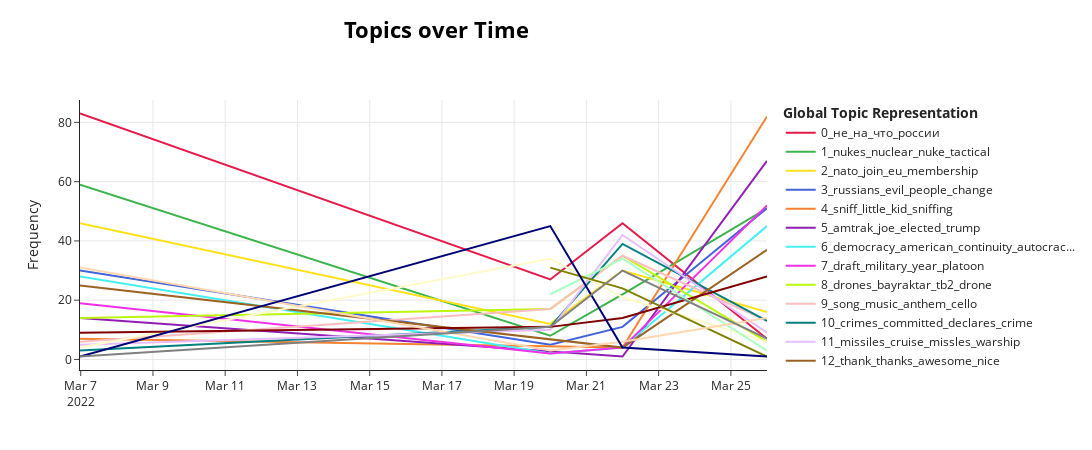

Write notebook code for a chart like this one.
### Code cell
# Topics over time
topics_over_time = topic_model.topics_over_time(docs, dates, nr_bins=20)
#topic_model.visualize_topics_over_time(topics_over_time, top_n_topics=20)

visualize_topics_over_time(topic_model, topics_over_time, top_n_topics=20)




# Visualize topics over time with the updated colors
#visualize_topics_over_time(model, topics_over_time)

### Figure 1 — Plotly figure (JSON) as saved in the notebook; plotly's stock layout.template omitted (floating-point values rounded to 4 significant figures)
{"data": [{"hoverinfo": "text", "hovertext": ["<b>Topic 0</b><br>Words: не, на, це, что, що", "<b>Topic 0</b><br>Words: та, що, не, полная, района", "<b>Topic 0</b><br>Words: россии, украину, февраля, вторжения, хроники", "<b>Topic 0</b><br>Words: так, di, stati, uniti, avversario"], "marker": {"color": "#e6194b"}, "mode": "lines", "name": "0_не_на_что_россии", "type": "scatter", "x": ["2022-03-06T23:31:12", "2022-03-20T00:00:00", "2022-03-22T00:00:00", "2022-03-26T00:00:00"], "y": [83, 27, 46, 7]}, {"hoverinfo": "text", "hovertext": ["<b>Topic 1</b><br>Words: nukes, nuclear, nuke, tactical, use", "<b>Topic 1</b><br>Words: tu, nuclear, submarine, icbm, 31", "<b>Topic 1</b><br>Words: nuclear, dystopia, alert, nukes, use", "<b>Topic 1</b><br>Words: nukes, nuclear, nuke, use, tactical"], "marker": {"color": "#3cb44b"}, "mode": "lines", "name": "1_nukes_nuclear_nuke_tactical", "type": "scatter", "x": ["2022-03-06T23:31:12", "2022-03-20T00:00:00", "2022-03-22T00:00:00", "2022-03-26T00:00:00"], "y": [59, 8, 22, 51]}, {"hoverinfo": "text", "hovertext": ["<b>Topic 2</b><br>Words: nato, join, eu, membership, members", "<b>Topic 2</b><br>Words: nato, formed, european, pleads, systematically", "<b>Topic 2</b><br>Words: nato, stoltenberg, chemical, nuclear, guest", "<b>Topic 2</b><br>Words: nato, countries, supreme, threat, idea"], "marker": {"color": "#ffe119"}, "mode": "lines", "name": "2_nato_join_eu_membership", "type": "scatter", "x": ["2022-03-06T23:31:12", "2022-03-20T00:00:00", "2022-03-22T00:00:00", "2022-03-26T00:00:00"], "y": [46, 12, 30, 16]}, {"hoverinfo": "text", "hovertext": ["<b>Topic 3</b><br>Words: russians, evil, boot, ppl, justify", "<b>Topic 3</b><br>Words: rashist, totalitarian, ml, orwellian, stalinist", "<b>Topic 3</b><br>Words: evil, panic, russians, proverb, starting", "<b>Topic 3</b><br>Words: russians, change, hate, people, behavior"], "marker": {"color": "#4363d8"}, "mode": "lines", "name": "3_russians_evil_people_change", "type": "scatter", "x": ["2022-03-06T23:31:12", "2022-03-20T00:00:00", "2022-03-22T00:00:00", "2022-03-26T00:00:00"], "y": [30, 5, 11, 51]}, {"hoverinfo": "text", "hovertext": ["<b>Topic 4</b><br>Words: practicing, sophomore, toastmasters, daughters, suit", "<b>Topic 4</b><br>Words: brown, potter, jesse, alfie, harry", "<b>Topic 4</b><br>Words: sniff, little, kid, sniffing, joe"], "marker": {"color": "#f58231"}, "mode": "lines", "name": "4_sniff_little_kid_sniffing", "type": "scatter", "x": ["2022-03-06T23:31:12", "2022-03-22T00:00:00", "2022-03-26T00:00:00"], "y": [7, 4, 82]}, {"hoverinfo": "text", "hovertext": ["<b>Topic 5</b><br>Words: cruz, mistakes, fell, cancun, miscalculate", "<b>Topic 5</b><br>Words: detsch, jack, twitter, amtrak, joe", "<b>Topic 5</b><br>Words: amtrak, joe, elected, president, senator"], "marker": {"color": "#911eb4"}, "mode": "lines", "name": "5_amtrak_joe_elected_trump", "type": "scatter", "x": ["2022-03-06T23:31:12", "2022-03-22T00:00:00", "2022-03-26T00:00:00"], "y": [14, 1, 67]}, {"hoverinfo": "text", "hovertext": ["<b>Topic 6</b><br>Words: american, overthrow, louder, plan, neutrality", "<b>Topic 6</b><br>Words: iran, sub, invaded, america, does", "<b>Topic 6</b><br>Words: expulsions, buttom, relativity, exchanges, phrase", "<b>Topic 6</b><br>Words: democracy, continuity, autocracy, minority, american"], "marker": {"color": "#46f0f0"}, "mode": "lines", "name": "6_democracy_american_continuity_autocrac...", "type": "scatter", "x": ["2022-03-06T23:31:12", "2022-03-20T00:00:00", "2022-03-22T00:00:00", "2022-03-26T00:00:00"], "y": [28, 2, 4, 45]}, {"hoverinfo": "text", "hovertext": ["<b>Topic 7</b><br>Words: 18y, training, toe, advice, serving", "<b>Topic 7</b><br>Words: lhr, concerning, 65, conscription, development", "<b>Topic 7</b><br>Words: armys, roles, aged, combat, 60", "<b>Topic 7</b><br>Words: draft, year, military, platoon, conservatives"], "marker": {"color": "#f032e6"}, "mode": "lines", "name": "7_draft_military_year_platoon", "type": "scatter", "x": ["2022-03-06T23:31:12", "2022-03-20T00:00:00", "2022-03-22T00:00:00", "2022-03-26T00:00:00"], "y": [19, 2, 4, 52]}, {"hoverinfo": "text", "hovertext": ["<b>Topic 8</b><br>Words: drones, celebrate, bayraktar, yemen, drone", "<b>Topic 8</b><br>Words: drones, drone, artillery, bayraktar, uavs", "<b>Topic 8</b><br>Words: bayraktar, tb2, drones, drone, artillery", "<b>Topic 8</b><br>Words: ram, drones, drone, bayraktar, artillery"], "marker": {"color": "#bcf60c"}, "mode": "lines", "name": "8_drones_bayraktar_tb2_drone", "type": "scatter", "x": ["2022-03-06T23:31:12", "2022-03-20T00:00:00", "2022-03-22T00:00:00", "2022-03-26T00:00:00"], "y": [14, 17, 35, 6]}, {"hoverinfo": "text", "hovertext": ["<b>Topic 9</b><br>Words: cossacks, song, music, anthem, alert", "<b>Topic 9</b><br>Words: song, alabama, anthem, recorded, jamala", "<b>Topic 9</b><br>Words: song, cello, anthem, plays, souls", "<b>Topic 9</b><br>Words: music, song, lyrics, singing, band"], "marker": {"color": "#fabebe"}, "mode": "lines", "name": "9_song_music_anthem_cello", "type": "scatter", "x": ["2022-03-06T23:31:12", "2022-03-20T00:00:00", "2022-03-22T00:00:00", "2022-03-26T00:00:00"], "y": [6, 17, 35, 13]}, {"hoverinfo": "text", "hovertext": ["<b>Topic 10</b><br>Words: crimes, reflect, taboo, mocking, criminals", "<b>Topic 10</b><br>Words: crimes, johnson, dmytro, committed, camps", "<b>Topic 10</b><br>Words: crimes, committed, declares, formally, department", "<b>Topic 10</b><br>Words: crimes, committed, crime, murder, cross"], "marker": {"color": "#008080"}, "mode": "lines", "name": "10_crimes_committed_declares_crime", "type": "scatter", "x": ["2022-03-06T23:31:12", "2022-03-20T00:00:00", "2022-03-22T00:00:00", "2022-03-26T00:00:00"], "y": [3, 11, 39, 13]}, {"hoverinfo": "text", "hovertext": ["<b>Topic 11</b><br>Words: missles, missiles, carriers, radar, cruise", "<b>Topic 11</b><br>Words: hypersonic, warships, failing, kinzhal, coastline", "<b>Topic 11</b><br>Words: missiles, missles, cruise, warship, launching", "<b>Topic 11</b><br>Words: subs, cruise, missiles, flu, shots"], "marker": {"color": "#e6beff"}, "mode": "lines", "name": "11_missiles_cruise_missles_warship", "type": "scatter", "x": ["2022-03-06T23:31:12", "2022-03-20T00:00:00", "2022-03-22T00:00:00", "2022-03-26T00:00:00"], "y": [5, 10, 42, 9]}, {"hoverinfo": "text", "hovertext": ["<b>Topic 12</b><br>Words: thank, thanks, awesome, remindme, tysm", "<b>Topic 12</b><br>Words: share, story, love, thank, thanks", "<b>Topic 12</b><br>Words: thank, awesome, thanks, thx, nice"], "marker": {"color": "#9a6324"}, "mode": "lines", "name": "12_thank_thanks_awesome_nice", "type": "scatter", "x": ["2022-03-06T23:31:12", "2022-03-22T00:00:00", "2022-03-26T00:00:00"], "y": [25, 4, 37]}, {"hoverinfo": "text", "hovertext": ["<b>Topic 13</b><br>Words: million, rookie, half, 000, police", "<b>Topic 13</b><br>Words: tabloid, 861, komsomolskaya, 153, pravda", "<b>Topic 13</b><br>Words: 000, 16, killed, 861, wounded", "<b>Topic 13</b><br>Words: elites, 000, tabloid, 861, comparatively"], "marker": {"color": "#fffac8"}, "mode": "lines", "name": "13_tabloid_861_153_16", "type": "scatter", "x": ["2022-03-06T23:31:12", "2022-03-20T00:00:00", "2022-03-22T00:00:00", "2022-03-26T00:00:00"], "y": [4, 34, 21, 6]}, {"hoverinfo": "text", "hovertext": ["<b>Topic 14</b><br>Words: pudding, putin, horrible, vicious, aches", "<b>Topic 14</b><br>Words: treats, shadows, ransomware, conti, putin", "<b>Topic 14</b><br>Words: putins, putin, hbo, lizard, intellect", "<b>Topic 14</b><br>Words: putin, hahaha, suck, dick, treats"], "marker": {"color": "#800000"}, "mode": "lines", "name": "14_putin_treats_hahaha_putins", "type": "scatter", "x": ["2022-03-06T23:31:12", "2022-03-20T00:00:00", "2022-03-22T00:00:00", "2022-03-26T00:00:00"], "y": [9, 11, 14, 28]}, {"hoverinfo": "text", "hovertext": ["<b>Topic 15</b><br>Words: footage, combat, azov, guncam, moshchun", "<b>Topic 15</b><br>Words: footage, combat, filmed, factory, 64bv", "<b>Topic 15</b><br>Words: spec, suggestions, ops, played, field"], "marker": {"color": "#aaffc3"}, "mode": "lines", "name": "15_footage_combat_filmed_mariupol", "type": "scatter", "x": ["2022-03-20T00:00:00", "2022-03-22T00:00:00", "2022-03-26T00:00:00"], "y": [22, 34, 3]}, {"hoverinfo": "text", "hovertext": ["<b>Topic 16</b><br>Words: artillery, positions, em, struck, routine", "<b>Topic 16</b><br>Words: artillery, mortar, propelled, 2s9, 120mm", "<b>Topic 16</b><br>Words: bombardment, invader, prime, artillery, positions"], "marker": {"color": "#808000"}, "mode": "lines", "name": "16_artillery_propelled_positions_mortar", "type": "scatter", "x": ["2022-03-20T00:00:00", "2022-03-22T00:00:00", "2022-03-26T00:00:00"], "y": [31, 24, 1]}, {"hoverinfo": "text", "hovertext": ["<b>Topic 17</b><br>Words: china, chinese, evil, demographics, weakened", "<b>Topic 17</b><br>Words: devere, nigel, china, beijing, growth", "<b>Topic 17</b><br>Words: bye, initiative, belt, road, china", "<b>Topic 17</b><br>Words: china, chinese, diplomatic, assembly, silly"], "marker": {"color": "#ffd8b1"}, "mode": "lines", "name": "17_china_chinese_evil_belt", "type": "scatter", "x": ["2022-03-06T23:31:12", "2022-03-20T00:00:00", "2022-03-22T00:00:00", "2022-03-26T00:00:00"], "y": [31, 3, 6, 14]}, {"hoverinfo": "text", "hovertext": ["<b>Topic 18</b><br>Words: alley, avenue, mall, shopping, strike", "<b>Topic 18</b><br>Words: mall, shopping, strike, center, retroville", "<b>Topic 18</b><br>Words: mall, shopping, shops, chains, manage", "<b>Topic 18</b><br>Words: carts, shopping, baskets, mall, wheels"], "marker": {"color": "#000075"}, "mode": "lines", "name": "18_mall_shopping_strike_center", "type": "scatter", "x": ["2022-03-06T23:31:12", "2022-03-20T00:00:00", "2022-03-22T00:00:00", "2022-03-26T00:00:00"], "y": [1, 45, 4, 1]}, {"hoverinfo": "text", "hovertext": ["<b>Topic 19</b><br>Words: belarus, crimea, russia, belarusian, lukashenko", "<b>Topic 19</b><br>Words: belarus, belarusian, viral, protests, mass", "<b>Topic 19</b><br>Words: belarus, belarusian, lukashenko, belarusians, railway", "<b>Topic 19</b><br>Words: belarus, lukashenko, belarusian, belarusians, encircled"], "marker": {"color": "#808080"}, "mode": "lines", "name": "19_belarus_belarusian_lukashenko_belarus...", "type": "scatter", "x": ["2022-03-06T23:31:12", "2022-03-20T00:00:00", "2022-03-22T00:00:00", "2022-03-26T00:00:00"], "y": [1, 11, 30, 7]}], "layout": {"height": 450, "hoverlabel": {"bgcolor": "white", "font": {"family": "Rockwell", "size": 16}}, "legend": {"title": {"text": "<b>Global Topic Representation"}}, "title": {"font": {"color": "Black", "size": 22}, "text": "<b>Topics over Time", "x": 0.4, "xanchor": "center", "y": 0.95, "yanchor": "top"}, "width": 1250, "xaxis": {"showgrid": true}, "yaxis": {"showgrid": true, "title": {"text": "Frequency"}}}}
